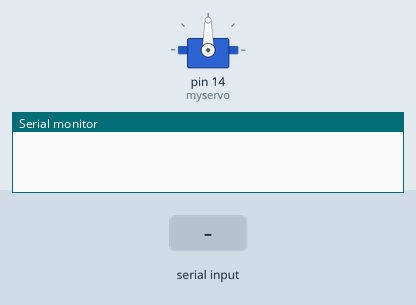
Bench run of a sketch on a simulated Arduino Uno, built with avr-gcc and run on an emulated ATmega328P. Shown: servo, the last lines printed to the serial monitor. Inputs (shaded band) come from the test bench.

Above: at 1.2 s.
1.3 s: "90,45\n" received over Serial
At 2.7 s:
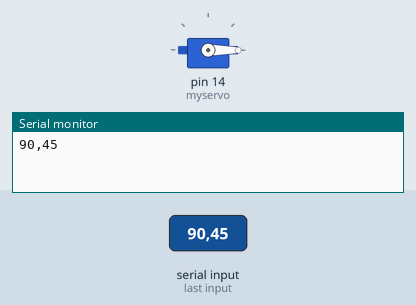
3.8 s: "30,150\n" received over Serial
At 5.9 s:
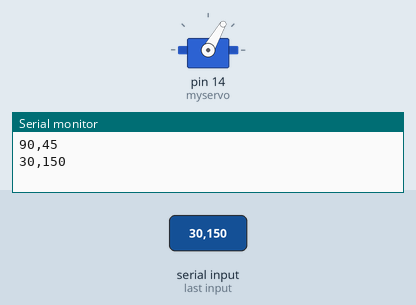
6.3 s: "5\n" received over Serial
At 7.6 s:
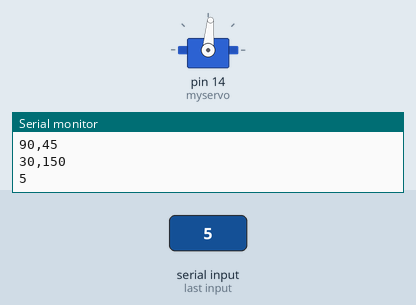
8.8 s: "90\n" received over Serial
At 10.8 s:
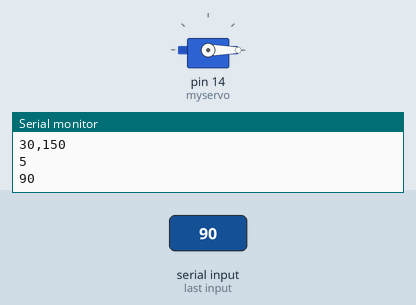
Timing chart, 0 to 12.3 s (numbered marks = the images above; inputs shaded):
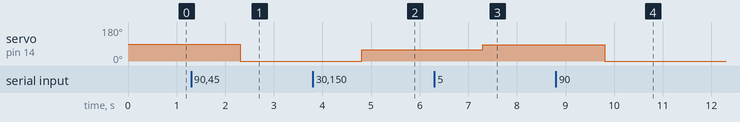

The sketch:

controller.ino
```cpp
#include <Servo.h>


Servo myservo;  // create servo object to control a servo
// twelve servo objects can be created on most boards

int pos = 90;    // variable to store the servo position

void setup() {

  Serial.begin(9600);
  myservo.attach(14);  // attaches the servo on pin 9 to the servo object
  myservo.write(pos);
  }

void loop() {
 if (Serial.available())
 {
  String a = Serial.readString();
  Serial.println(a);
  int b = a.toInt();
  myservo.write(90 - b);
  delay(15);
  }
}
```

Measured:
- after the input at 1.3 s, servo on pin 14 (myservo): 90° → 0° after 1.0 s
- after the input at 3.8 s, servo on pin 14 (myservo): 0° → 60° after 1.0 s
- after the input at 6.3 s, servo on pin 14 (myservo): 60° → 85° after 1.0 s
- after the input at 8.8 s, servo on pin 14 (myservo): 85° → 0° after 1.0 s
